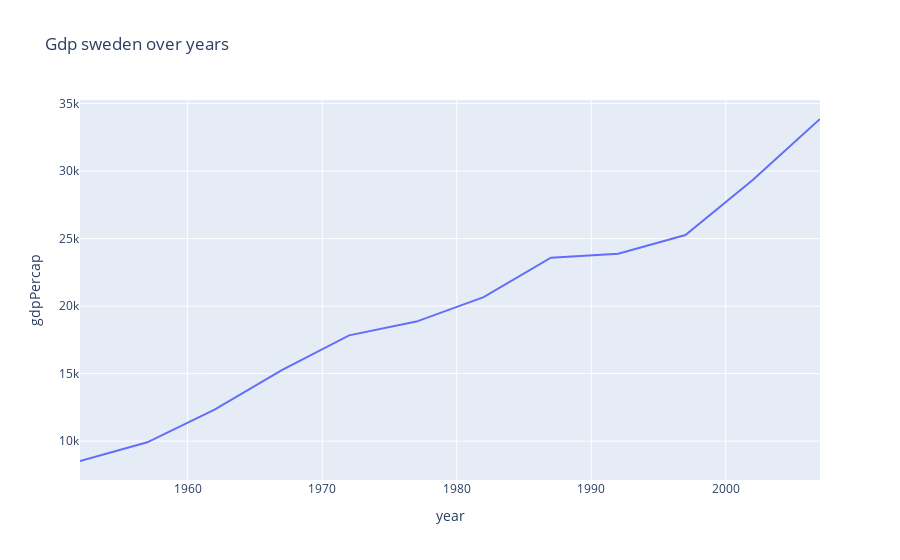

The notebook cell saved with this chart:
### Code cell
px.line(sweden, x="year", y="gdpPercap", title="Gdp sweden over years")

### Figure 1 — Plotly figure (JSON) as saved in the notebook; plotly's stock layout.template omitted (floating-point values rounded to 4 significant figures)
{"data": [{"hovertemplate": "year=%{x}<br>gdpPercap=%{y}<extra></extra>", "legendgroup": "", "line": {"color": "#636efa", "dash": "solid"}, "marker": {"symbol": "circle"}, "mode": "lines", "name": "", "orientation": "v", "showlegend": false, "type": "scatter", "x": [1952, 1957, 1962, 1967, 1972, 1977, 1982, 1987, 1992, 1997, 2002, 2007], "xaxis": "x", "y": [8528.0, 9912.0, 12330.0, 15260.0, 17830.0, 18860.0, 20670.0, 23590.0, 23880.0, 25270.0, 29340.0, 33860.0], "yaxis": "y"}], "layout": {"legend": {"tracegroupgap": 0}, "title": {"text": "Gdp sweden over years"}, "xaxis": {"anchor": "y", "domain": [0, 1], "title": {"text": "year"}}, "yaxis": {"anchor": "x", "domain": [0, 1], "title": {"text": "gdpPercap"}}}}
